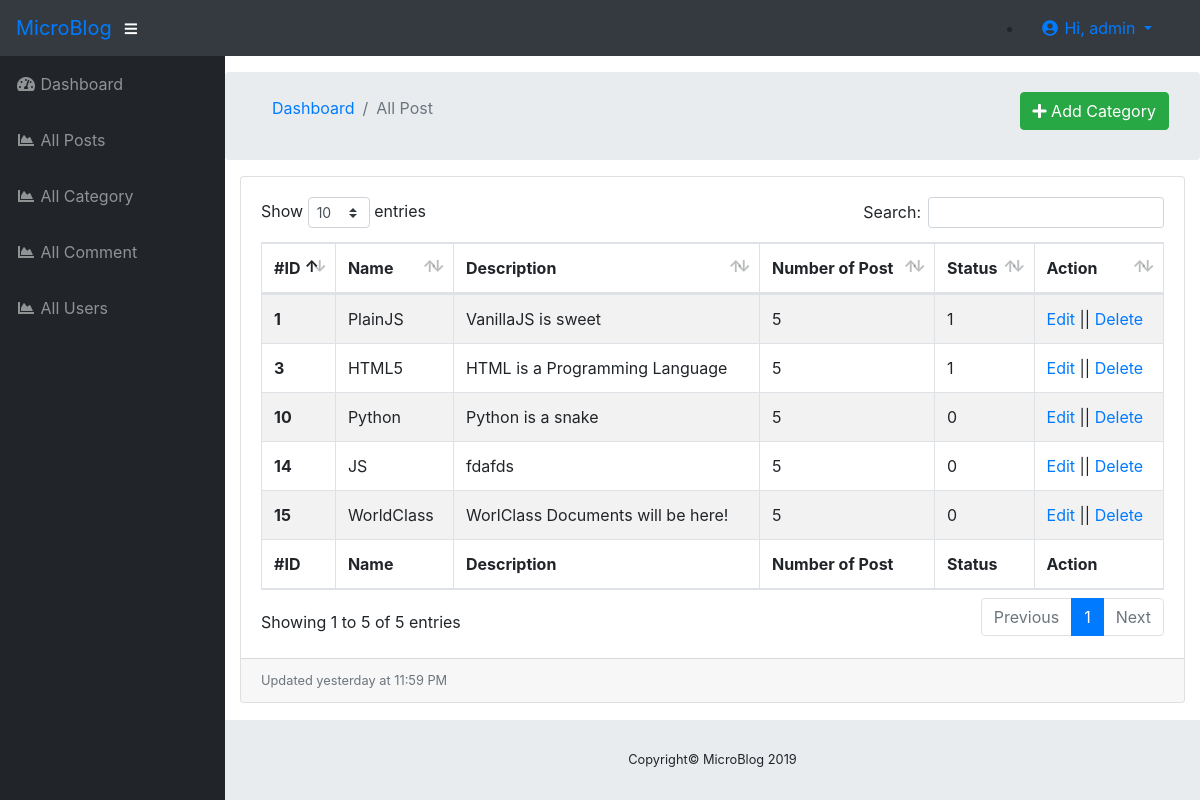
Screenshot of /admin/allCategory.php (signed in) with the database file from the repository.
### tables this page shows
CREATE TABLE `tbl_category` (
  `cat_id` int(11) NOT NULL,
  `cat_name` varchar(100) NOT NULL,
  `cat_description` varchar(255) NOT NULL,
  `cat_status` int(2) NOT NULL DEFAULT '0',
  `created_at` timestamp NOT NULL DEFAULT CURRENT_TIMESTAMP
);

### admin/allCategory.php (the view, shortened to what this page needs)
<?php ob_start(); include "inc/header.php"; ?>
<div id="wrapper">
    <?php include "inc/sidebar.php"; ?>
    <div id="content-wrapper">
        <div class="container-fluid">
            <div class="row breadcrumb dashboard-breadcrumb">
                <div class="col-md-8">
                    <ol class="breadcrumb">
                        <li class="breadcrumb-item">
                            <a href="index.php">Dashboard</a>
                        </li>
                        <li class="breadcrumb-item active">All Post</li>
                    </ol>
                </div>
                <div class="col-md-4">
                    <div class="btn-group float-right mt-2" role="group">
                        <a class="btn btn-success btn-md" href="addCategory.php">
                            <i class="fa fa-plus" aria-hidden="true"></i> Add Category</a>
                    </div>
                </div>
            </div>
            <div class="card mb-3">
                <div class="card-body">
                    <div class="table-responsive">
                        <table class="table table-bordered table-striped table-hover" id="dataTable" width="100%" cellspacing="0">
                            <thead>
                                <tr>
                                    <th>#ID</th>
                                    <th>Name</th>
                                    <th>Description</th>
                                    <th>Number of Post</th>
                                    <th>Status</th>
                                    <th>Action</th>
                                </tr>
                            </thead>
                            <tfoot>
                                <tr>
                                    <th>#ID</th>
                                    <th>Name</th>
                                    <th>Description</th>
                                    <th>Number of Post</th>
                                    <th>Status</th>
                                    <th>Action</th>
                                </tr>
                            </tfoot>
                            <tbody>
                                <?php
                                $sql = "SELECT * FROM `tbl_category`";
                                $result = $db->query($sql);
                                while ($row = $result->fetch_assoc()) {
                                    ?>
                                    <tr>
                                        <th scope="row"><?php echo $row['cat_id']; ?></th>
                                        <td><?php echo $row['cat_name']; ?></td>
                                        <td><?php echo $row['cat_description']; ?></td>
                                        <td>5</td>
                                        <td><?php echo $row['cat_status']; ?></td>
                                        <td><a href="editCategory.php?id=<?php echo $row['cat_id']; ?>">Edit</a> || <a href="?delID=<?php echo $row['cat_id']; ?>" onclick="return confirm('Are you sure?');">Delete</a></td>
                                    </tr>
                                <?php } ?>
                            </tbody>
                        </table>
                    </div>
                </div>
                <div class="card-footer small text-muted">Updated yesterday at 11:59 PM</div>
            </div>
        </div>
        <?php include "inc/footer.php"; ?>

### rows the page displays
tbl_category: cat_id "1", cat_name "PlainJS", cat_description "VanillaJS is sweet", cat_status "1"
tbl_category: cat_id "10", cat_name "Python", cat_description "Python is a snake", cat_status "0"
tbl_category: cat_id "3", cat_name "HTML5", cat_description "HTML is a Programming Language", cat_status "1"
tbl_category: cat_id "14", cat_name "JS", cat_description "fdafds", cat_status "0"
tbl_category: cat_id "15", cat_name "WorldClass", cat_description "WorlClass Documents will be here!", cat_status "0"

### other values shown
$_SESSION['username'] "admin"
